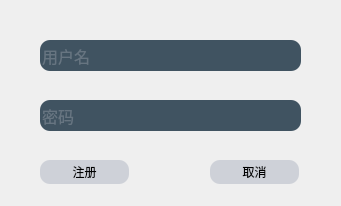
<?xml version="1.0" encoding="UTF-8"?>
<ui version="4.0">
 <class>RegisterDialog</class>
 <widget class="QDialog" name="RegisterDialog">
  <property name="geometry">
   <rect>
    <x>0</x>
    <y>0</y>
    <width>341</width>
    <height>206</height>
   </rect>
  </property>
  <property name="focusPolicy">
   <enum>Qt::ClickFocus</enum>
  </property>
  <property name="windowTitle">
   <string>Dialog</string>
  </property>
  <property name="styleSheet">
   <string notr="true">background-color: qlineargradient(spread:pad, x1:0, y1:0, x2:1, y2:0, stop:0 rgba(114,135,254), stop:1 rgba(130,88,186));
QFrame{
border:none;
border-radius:50px;
}
QLineEdit{
color:#8d98a1;
background-color:#405361;
font-size:16px;
border-style:outset;
border-radius:10px;
font-style:MingLiU-ExtB;
}
QPushButton{
background:#ced1d8;
border-style:outset;
border-radius:10px;
font-style:MingLiU-ExtB;
}
QPushButton:pressed{
background-color:rgb(224,0,0);
border-style:inset;
font-style:MingLiU-ExtB;
}
QCheckBox{
background:rgba(85,170,255,0);
color:white;
font-style:MingLiU-ExtB;
}
QLabel{
background:rgba(85,170,255,0);
color:white;
font-style:MingLiU-ExtB;
font-size:14px;
}
</string>
  </property>
  <widget class="QPushButton" name="btn_register">
   <property name="geometry">
    <rect>
     <x>40</x>
     <y>160</y>
     <width>89</width>
     <height>24</height>
    </rect>
   </property>
   <property name="text">
    <string>注册</string>
   </property>
  </widget>
  <widget class="QLineEdit" name="edit_name">
   <property name="geometry">
    <rect>
     <x>40</x>
     <y>40</y>
     <width>261</width>
     <height>31</height>
    </rect>
   </property>
   <property name="text">
    <string/>
   </property>
   <property name="placeholderText">
    <string>用户名</string>
   </property>
  </widget>
  <widget class="QLineEdit" name="edit_pwd">
   <property name="geometry">
    <rect>
     <x>40</x>
     <y>100</y>
     <width>261</width>
     <height>31</height>
    </rect>
   </property>
   <property name="text">
    <string/>
   </property>
   <property name="placeholderText">
    <string>密码</string>
   </property>
  </widget>
  <widget class="QPushButton" name="btn_cancel">
   <property name="geometry">
    <rect>
     <x>210</x>
     <y>160</y>
     <width>89</width>
     <height>24</height>
    </rect>
   </property>
   <property name="text">
    <string>取消</string>
   </property>
  </widget>
 </widget>
 <resources/>
 <connections/>
</ui>
